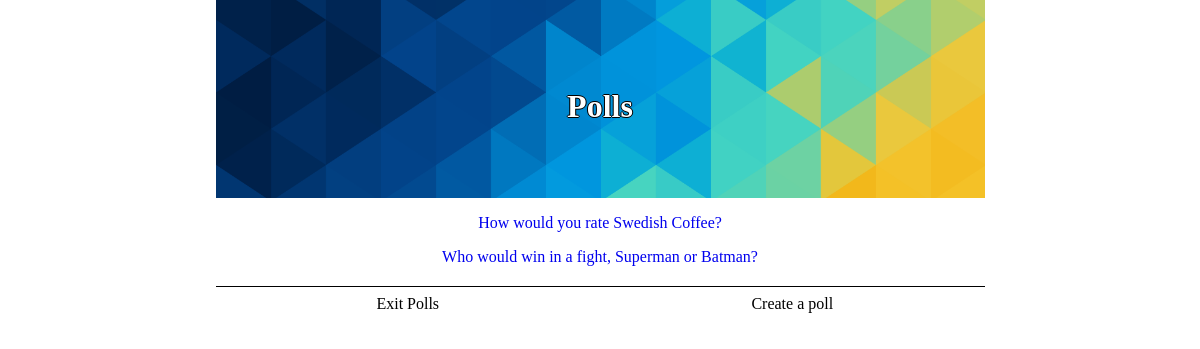
/polls/, run on an earlier commit of the app's database.
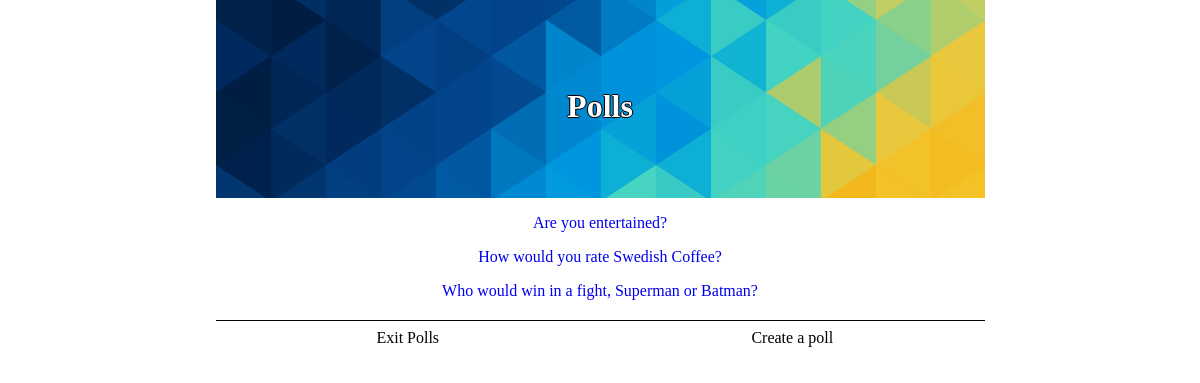
And on a later commit of the database.
### polls/models.py (models this page shows, shortened)
class Question(models.Model):
    question_text = models.CharField(max_length=200)
    pub_date = models.DateTimeField('date published')
    def was_published_recently(self):
        now=timezone.now();
        return  now-datetime.timedelta(days=1) <= self.pub_date <= now
    was_published_recently.admin_order_field = 'pub_date'
    was_published_recently.boolean = True
    was_published_recently.short_description = 'Published recently?'

### polls/views.py (the view)
class IndexView(generic.ListView):
    template_name = 'polls/index.html'
    context_object_name = 'latest_question_list'
    def get_queryset(self):
        return Question.objects.filter(pub_date__lte=timezone.now()).order_by('-pub_date')[:5]

### polls/templates/polls/index.html (shortened to what this page needs)
{% extends "polls/base.html" %}
{% load staticfiles %}
{% block header %}
    <h1>Polls</h1>
{% endblock %}
{% block container %}
    <div class="content">
        {% if latest_question_list %}
            {% for question in latest_question_list %}
                <p><a href="/polls/{{ question.id }}/">{{ question.question_text }}</a></p>
            {% endfor %}
        {% else %}
            <p>No polls are available.</p>
        {% endif %}
    </div>
{% endblock %}
{% block lAction %}
    <a class="actionButton lbutton" href="{% url 'website:projects' %}">
            Exit Polls
    </a>
{% endblock %}
{% block rAction %}
    <a class="actionButton rbutton" href="/polls/create/">
        <div class="">
            Create a poll
        </div>
    </a>
{% endblock %}

What changed in the data, as far as the page shows it:
added Question: question_text "Are you entertained?"
